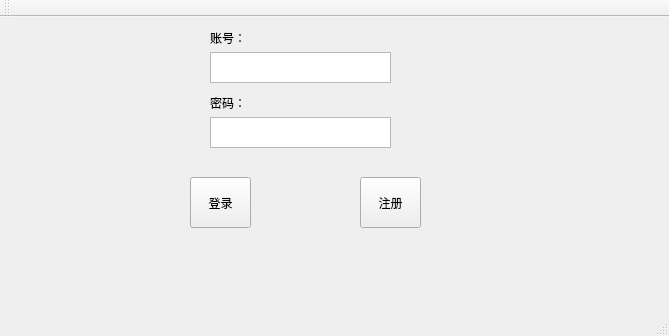
<?xml version="1.0" encoding="UTF-8"?>
<ui version="4.0">
 <class>MainWindow</class>
 <widget class="QMainWindow" name="MainWindow">
  <property name="geometry">
   <rect>
    <x>0</x>
    <y>0</y>
    <width>669</width>
    <height>336</height>
   </rect>
  </property>
  <property name="windowTitle">
   <string>MainWindow</string>
  </property>
  <widget class="QWidget" name="centralWidget">
   <widget class="QLabel" name="label_2">
    <property name="geometry">
     <rect>
      <x>210</x>
      <y>70</y>
      <width>41</width>
      <height>31</height>
     </rect>
    </property>
    <property name="text">
     <string>密码：</string>
    </property>
   </widget>
   <widget class="QLabel" name="label">
    <property name="geometry">
     <rect>
      <x>210</x>
      <y>10</y>
      <width>41</width>
      <height>21</height>
     </rect>
    </property>
    <property name="text">
     <string>账号：</string>
    </property>
    <property name="textFormat">
     <enum>Qt::PlainText</enum>
    </property>
    <property name="scaledContents">
     <bool>false</bool>
    </property>
   </widget>
   <widget class="QTextEdit" name="textEdit">
    <property name="geometry">
     <rect>
      <x>210</x>
      <y>35</y>
      <width>181</width>
      <height>31</height>
     </rect>
    </property>
   </widget>
   <widget class="QTextEdit" name="textEdit_2">
    <property name="geometry">
     <rect>
      <x>210</x>
      <y>100</y>
      <width>181</width>
      <height>31</height>
     </rect>
    </property>
   </widget>
   <widget class="QPushButton" name="pushButton">
    <property name="geometry">
     <rect>
      <x>190</x>
      <y>160</y>
      <width>61</width>
      <height>51</height>
     </rect>
    </property>
    <property name="text">
     <string>登录</string>
    </property>
   </widget>
   <widget class="QPushButton" name="pushButton_2">
    <property name="geometry">
     <rect>
      <x>360</x>
      <y>160</y>
      <width>61</width>
      <height>51</height>
     </rect>
    </property>
    <property name="text">
     <string>注册</string>
    </property>
   </widget>
   <widget class="QLabel" name="label_3">
    <property name="geometry">
     <rect>
      <x>210</x>
      <y>230</y>
      <width>261</width>
      <height>41</height>
     </rect>
    </property>
    <property name="font">
     <font>
      <family>Agency FB</family>
      <pointsize>16</pointsize>
     </font>
    </property>
    <property name="text">
     <string/>
    </property>
   </widget>
  </widget>
  <widget class="QMenuBar" name="menuBar">
   <property name="geometry">
    <rect>
     <x>0</x>
     <y>0</y>
     <width>669</width>
     <height>17</height>
    </rect>
   </property>
  </widget>
  <widget class="QToolBar" name="mainToolBar">
   <attribute name="toolBarArea">
    <enum>TopToolBarArea</enum>
   </attribute>
   <attribute name="toolBarBreak">
    <bool>false</bool>
   </attribute>
  </widget>
  <widget class="QStatusBar" name="statusBar"/>
 </widget>
 <layoutdefault spacing="6" margin="11"/>
 <resources/>
 <connections/>
</ui>
